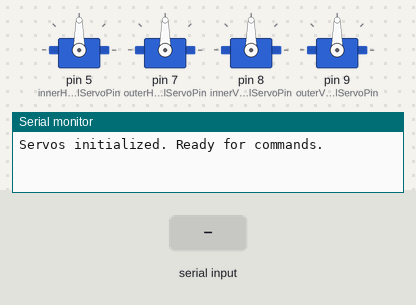
The sketch below on a simulated Arduino Uno, built with avr-gcc and run on an emulated ATmega328P. Shown: 4 × servo, the last lines printed to the serial monitor. The test bench sets the inputs (shaded band).

Above: at 1.2 s.
1.3 s: "I,45\n" received over Serial
At 2.5 s:
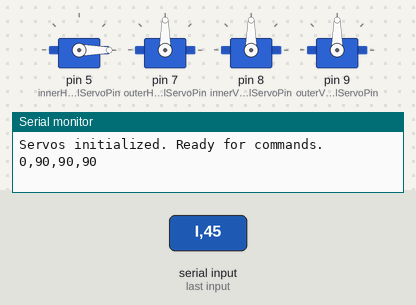
2.8 s: "O,45\n" received over Serial
At 3.7 s:
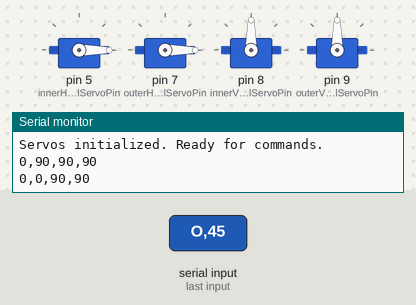
4.3 s: "I90\n" received over Serial
At 4.8 s:
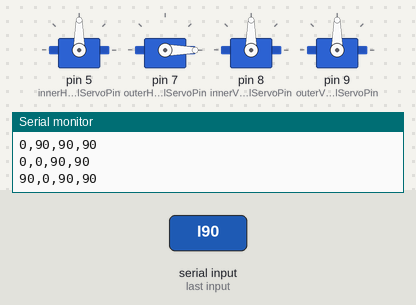
5.8 s: "V,45\n" received over Serial
At 7.0 s:
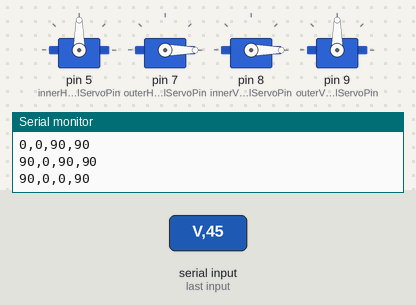
7.3 s: "O90\n" received over Serial
At 8.3 s:
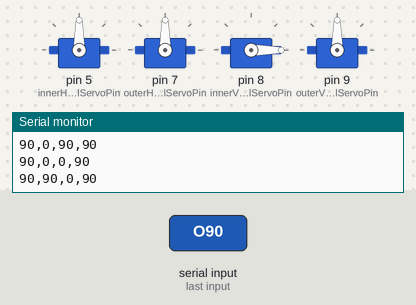
8.8 s: "W,45\n" received over Serial
At 9.5 s:
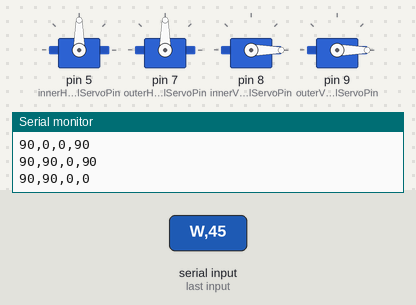
Timing chart, 0 to 11.3 s (numbered marks = the images above; inputs shaded):
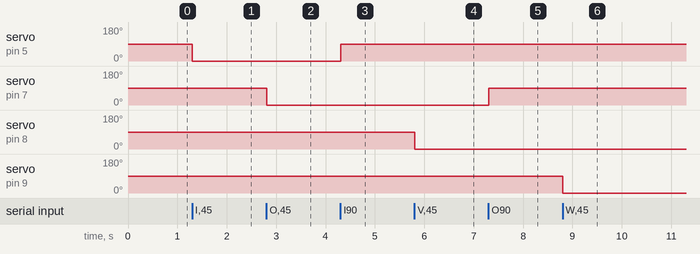

The sketch:

flexible_robotic_arm.ino
```cpp
#include <Servo.h>

// Define servo pins
const int innerHorizontalServoPin = 5;
const int outerHorizontalServoPin = 7;
const int innerVerticalServoPin = 8;
const int outerVerticalServoPin = 9;

// Create servo objects
Servo innerHorizontalServo;
Servo outerHorizontalServo;
Servo innerVerticalServo;
Servo outerVerticalServo;

// Current angles of the servos
int innerHorizontalAngle = 90;
int outerHorizontalAngle = 90;
int innerVerticalAngle = 90;
int outerVerticalAngle = 90;

void setup() {
  Serial.begin(9600);

  innerHorizontalServo.attach(innerHorizontalServoPin);
  outerHorizontalServo.attach(outerHorizontalServoPin);
  innerVerticalServo.attach(innerVerticalServoPin);
  outerVerticalServo.attach(outerVerticalServoPin);

  // Initialize servos to starting positions
  updateServoPositions();

  Serial.println("Servos initialized. Ready for commands.");
}

void loop() {
  if (Serial.available() > 0) {
    String input = Serial.readStringUntil('\n');
    processCommand(input);
  }
}

void processCommand(String input) {
  char servo = input.charAt(0);
  int angle = input.substring(1).toInt();

  switch(servo) {
    case 'I': // Inner Horizontal
      innerHorizontalAngle = constrain(angle, 0, 180);
      outerHorizontalAngle = constrain(outerHorizontalAngle + (angle - innerHorizontalAngle), 0, 180);
      break;
    case 'O': // Outer Horizontal
      outerHorizontalAngle = constrain(angle, 0, 180);
      break;
    case 'V': // Inner Vertical
      innerVerticalAngle = constrain(angle, 0, 180);
      outerVerticalAngle = constrain(outerVerticalAngle + (angle - innerVerticalAngle), 0, 180);
      break;
    case 'W': // Outer Vertical
      outerVerticalAngle = constrain(angle, 0, 180);
      break;
  }

  updateServoPositions();
  sendPositionFeedback();
}

void updateServoPositions() {
  innerHorizontalServo.write(innerHorizontalAngle);
  outerHorizontalServo.write(outerHorizontalAngle);
  innerVerticalServo.write(innerVerticalAngle);
  outerVerticalServo.write(outerVerticalAngle);
}

void sendPositionFeedback() {
  Serial.print(innerHorizontalAngle);
  Serial.print(",");
  Serial.print(outerHorizontalAngle);
  Serial.print(",");
  Serial.print(innerVerticalAngle);
  Serial.print(",");
  Serial.println(outerVerticalAngle);
}
```

Measured:
- after the input at 1.3 s, servo on pin 5 (innerHorizontalServoPin): 90° → 0° at once
- after the input at 2.8 s, servo on pin 7 (outerHorizontalServoPin): 90° → 0° at once
- after the input at 4.3 s, servo on pin 5 (innerHorizontalServoPin): 0° → 90° at once
- after the input at 5.8 s, servo on pin 8 (innerVerticalServoPin): 90° → 0° at once
- after the input at 7.3 s, servo on pin 7 (outerHorizontalServoPin): 0° → 90° at once
- after the input at 8.8 s, servo on pin 9 (outerVerticalServoPin): 90° → 0° at once
